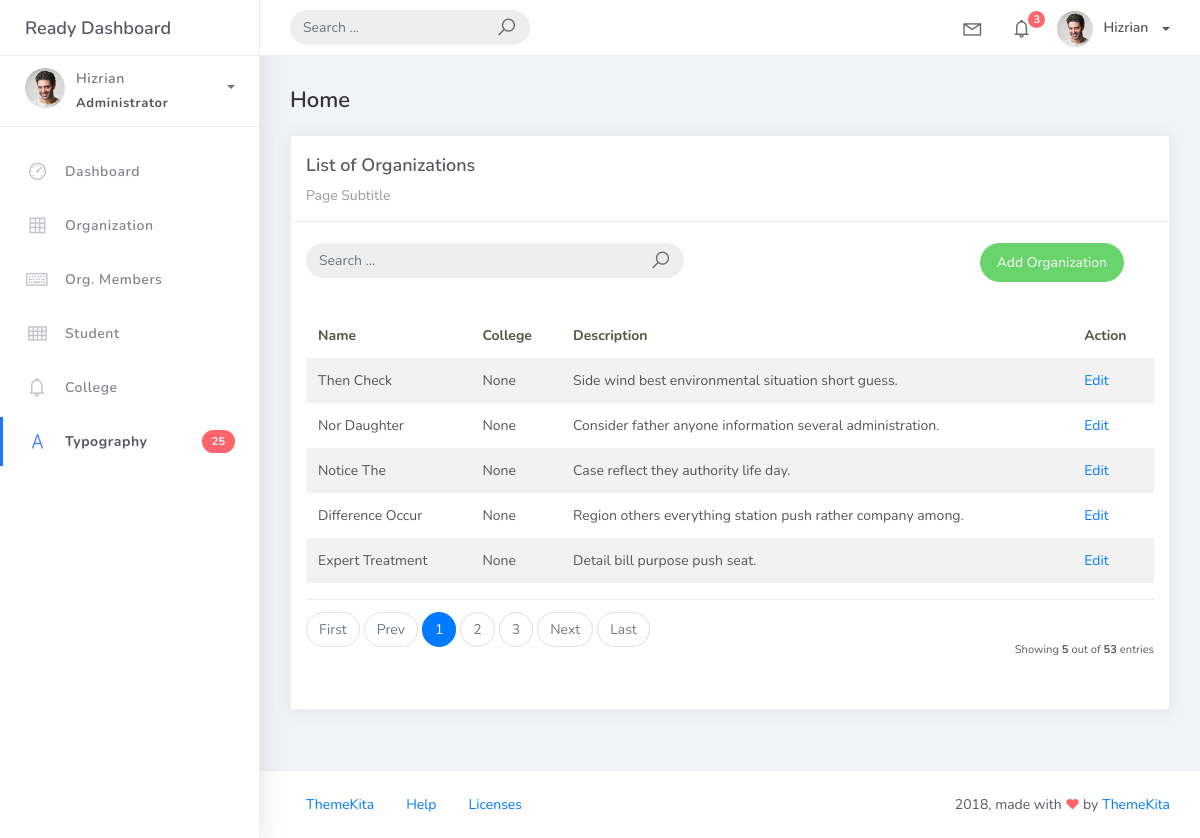
Screenshot of /organization_list with the database file from the repository.
### studentorg/models.py (models this page shows, shortened)
class BaseModel(models.Model):
    created_at = models.DateTimeField(auto_now_add=True, db_index=True)
    updated_at = models.DateTimeField(auto_now=True)
    class Meta:
        abstract = True

class Organization(BaseModel):
    name = models.CharField(max_length=250)
    college = models.ForeignKey(College, null=True, blank=True, on_delete=models.CASCADE)
    description = models.CharField(max_length=500)

### studentorg/views.py (the view)
# urls.py: path('organization_list', OrganizationList.as_view(), name='organization-list'),
class OrganizationList(ListView):
    model = Organization
    context_object_name = 'organization'
    template_name = 'org_list.html'
    paginate_by = 5

### templates/org_list.html (shortened to what this page needs)
{% extends 'base.html' %} {% load static %} {% block content %}
<div class="content">
    <div class="container-fluid">
        <h4 class="page-title">Home</h4>
        <div class="row">
            <div class="col-md-12">
                <div class="card">
                    <div class="card-header">
                        <div class="card-title">List of Organizations</div>
                        <div class="card-category">Page Subtitle</div>
                    </div>
                    <br />
                    <div class="col-md-12 row">
                        <div class="col-md-6">
                            <form class="navbar-left navbar-form nav-search mr-md-3" action="">
                                <div class="input-group">
                                    <input type="text" placeholder="Search ..." class="form-control" />
                                    <div class="input-group-append">
                                        <span class="input-group-text">
                                            <i class="la la-search search-icon"></i>
                                        </span>
                                    </div>
                                </div>
                            </form>
                        </div>
                        <div class="col-md-6">
                            <div class="pull-right">
                                <a href="{% url 'organization-add' %}" class="btn btn-success btn-rounded">
                                    Add Organization
                                </a>
                            </div>
                        </div>
                    </div>
                    <div class="card-body">
                        <table class="table table-striped mt-3">
                            <thead>
                                <tr>
                                    <th scope="col">Name</th>
                                    <th scope="col">College</th>
                                    <th scope="col">Description</th>
                                    <th scope="col">Action</th>
                                </tr>
                            </thead>
                            <tbody>
                                {% for object in object_list %}
                                <tr>
                                    <td>{{ object.name }}</td>
                                    <td>{{ object.college }}</td>
                                    <td>{{ object.description }}</td>
                                    <td><a href="organization_list/{{ object.id }}">Edit</a></td>
                                    </tr>
                                {% endfor %}
                            </tbody>
                        </table>
                        {% include 'includes/pagination.html' %}
                    </div>
                </div>
            </div>
        </div>
    </div>
</div>
{% endblock %}

### templates/base.html (shortened to what this page needs)
{% load static %}
<!DOCTYPE html>
<html>
<head>
	<link rel="stylesheet" href="{% static 'css/bootstrap.min.css' %}">
	<link rel="stylesheet" href="{% static 'css/ready.css' %}">
	<link rel="stylesheet" href="{% static 'css/demo.css' %}">
</head>
<body>
	<div class="wrapper">
		<div class="main-header">
			<div class="logo-header">
				<a href="index.html" class="logo">
					Ready Dashboard
				</a>
			</div>
			<nav class="navbar navbar-header navbar-expand-lg">
				<div class="container-fluid">
					<form class="navbar-left navbar-form nav-search mr-md-3" action="">
						<div class="input-group">
							<input type="text" placeholder="Search ..." class="form-control">
							<div class="input-group-append">
								<span class="input-group-text">
									<i class="la la-search search-icon"></i>
								</span>
							</div>
						</div>
					</form>
					<ul class="navbar-nav topbar-nav ml-md-auto align-items-center">
						<li class="nav-item dropdown hidden-caret">
							<a class="nav-link dropdown-toggle" href="#" id="navbarDropdown" role="button" data-toggle="dropdown" aria-haspopup="true" aria-expanded="false">
								<i class="la la-envelope"></i>
							</a>
						</li>
						<li class="nav-item dropdown hidden-caret">
							<a class="nav-link dropdown-toggle" href="#" id="navbarDropdown" role="button" data-toggle="dropdown" aria-haspopup="true" aria-expanded="false">
								<i class="la la-bell"></i>
								<span class="notification">3</span>
							</a>
						</li>
						<li class="nav-item dropdown">
							<a class="dropdown-toggle profile-pic" data-toggle="dropdown" href="#" aria-expanded="false"> <img src="{% static 'img/profile.jpg' %}" alt="user-img" width="36" class="img-circle"><span >Hizrian</span></span> </a>
							</li>
						</ul>
					</div>
				</nav>
			</div>
			<div class="sidebar">
				<div class="scrollbar-inner sidebar-wrapper">
					<div class="user">
						<div class="photo">
							<img src="{% static 'img/profile.jpg' %}">
						</div>
						<div class="info">
							<a class="" data-toggle="collapse" href="#collapseExample" aria-expanded="true">
								<span>
									Hizrian
									<span class="user-level">Administrator</span>
									<span class="caret"></span>
								</span>
							</a>
						</div>
					</div>
					<ul class="nav">
						<li class="nav-item">
							<a href="index.html">
								<i class="la la-dashboard"></i>
								<p>Dashboard</p>
							</a>
						</li>
						<li class="nav-item">
							<a href="{% url 'organization-list' %}">
								<i class="la la-table"></i>
								<p>Organization</p>
							</a>
						</li>
						<li class="nav-item">
							<a href="forms.html">
								<i class="la la-keyboard-o"></i>
								<p>Org. Members</p>
							</a>
						</li>
						<li class="nav-item">
							<a href="tables.html">
								<i class="la la-th"></i>
								<p>Student</p>
							</a>
						</li>
						<li class="nav-item">
							<a href="notifications.html">
								<i class="la la-bell"></i>
								<p>College</p>
							</a>
						</li>
						<li class="nav-item active">
							<a href="typography.html">
								<i class="la la-font"></i>
								<p>Typography</p>
								<span class="badge badge-danger">25</span>
							</a>
						</li>
					</ul>
				</div>
			</div>
			<div class="main-panel">
				{% block content %}
                {% endblock %}
				<footer class="footer">
					<div class="container-fluid">
						<nav class="pull-left">
							<ul class="nav">
								<li class="nav-item">
									<a class="nav-link" href="http://www.themekita.com">
										ThemeKita
									</a>
								</li>
								<li class="nav-item">
									<a class="nav-link" href="#">
										Help
									</a>
								</li>
								<li class="nav-item">
									<a class="nav-link" href="https://themewagon.com/license/#free-item">
										Licenses
									</a>
								</li>
							</ul>
						</nav>
						<div class="copyright ml-auto">
							2018, made with <i class="la la-heart heart text-danger"></i> by <a href="http://www.themekita.com">ThemeKita</a>
						</div>
					</div>
				</footer>
			</div>
		</div>
</body>
</html>

### templates/includes/pagination.html (shortened to what this page needs)
{% if is_paginated %}
<div class="card-footer px-0 border-0 d-flex flex-column flex-lg-row align-items-center justify-content-between mt-3">
    <nav aria-label="Topics pagination" class="mb-4">
        <ul class="pagination">
            {% if page_obj.number > 1 %}
            <li class="page-item">
                <a class="page-link" href="?page=1">First</a>
            </li>
            {% else %}
            <li class="page-item disabled">
                <span class="page-link">First</span>
            </li>
            {% endif %}
            {% if page_obj.has_previous %}
            <li class="page-item">
                <a class="page-link" href="?page={{ page_obj.previous_page_number }}">Prev</a>
            </li>
            {% else %}
            <li class="page-item disabled">
                <span class="page-link">Prev</span>
            </li>
            {% endif %}
            {% for page_num in paginator.page_range %}
                {% if page_obj.number == page_num %}
                <li class="page-item active">
                    <span class="page-link">
                        {{ page_num }}
                    </span>
                </li>
                {% elif page_num > page_obj.number|add:'-3' and page_num < page_obj.number|add:'3' %}
                <li class="page-item">
                    <a class="page-link" href="?page={{ page_num }}">{{ page_num }}</a>
                </li>
                {% endif %}
            {% endfor %}
            {% if page_obj.has_next %}
            <li class="page-item">
                <a class="page-link" href="?page={{ page_obj.next_page_number }}">Next</a>
            </li>
            {% else %}
            <li class="page-item disabled">
                <span class="page-link">Next</span>
            </li>
            {% endif %}
            {% if page_obj.number != paginator.num_pages %}
            <li class="page-item">
                <a class="page-link" href="?page={{ paginator.num_pages }}">Last</a>
            </li>
            {% else %}
            <li class="page-item disabled">
                <span class="page-link">Last</span>
            </li>
            {% endif %}
        </ul>
    </nav>
    <div class="fw-normal small mt-4 mt-lg-0">
        Showing <b>{{ object_list.count }}</b> out of <b>{{ paginator.count }}</b> entries
    </div>
</div>
{% endif %}

### rows the page displays
Organization: name "Then Check", college "None", description "Side wind best environmental situation short guess."
Organization: name "Nor Daughter", college "None", description "Consider father anyone information several administration."
Organization: name "Notice The", college "None", description "Case reflect they authority life day."
Organization: name "Difference Occur", college "None", description "Region others everything station push rather company among."
Organization: name "Expert Treatment", college "None", description "Detail bill purpose push seat."

### other values shown
{{ page_num }} "1"
{{ page_num }} "2" "3"
{{ object_list.count }} "5"
{{ paginator.count }} "53"
